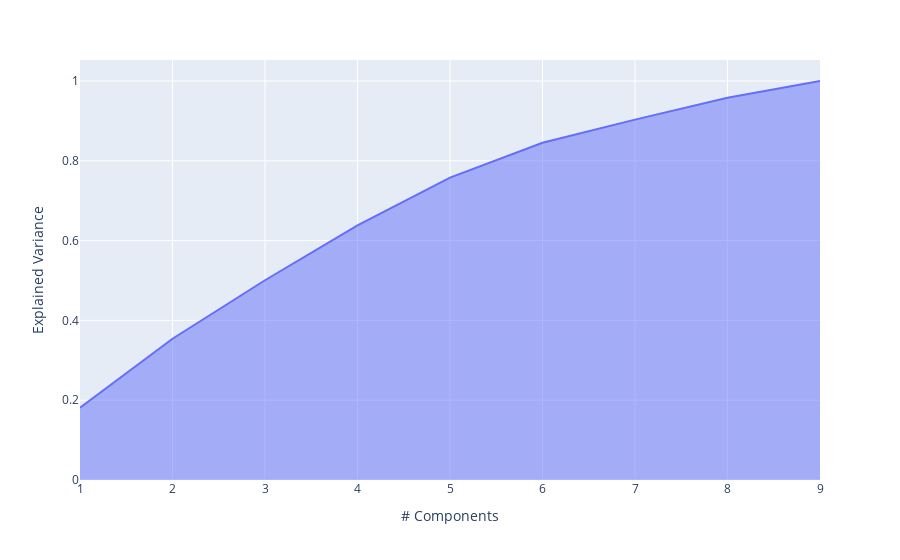

The notebook cell saved with this chart:
### Code cell
import plotly.express as px

px.area(
    x=range(1, exp_var_cumul.shape[0] + 1),
    y=exp_var_cumul,
    labels={"x": "# Components", "y": "Explained Variance"}
)

### Figure 1 — Plotly figure (JSON) as saved in the notebook; plotly's stock layout.template omitted (floating-point values rounded to 4 significant figures)
{"data": [{"fillpattern": {"shape": ""}, "hovertemplate": "# Components=%{x}<br>Explained Variance=%{y}<extra></extra>", "legendgroup": "", "line": {"color": "#636efa"}, "marker": {"symbol": "circle"}, "mode": "lines", "name": "", "orientation": "v", "showlegend": false, "stackgroup": "1", "type": "scatter", "x": [1, 2, 3, 4, 5, 6, 7, 8, 9], "xaxis": "x", "y": [0.1813, 0.354, 0.5006, 0.6379, 0.758, 0.8452, 0.9032, 0.9578, 1], "yaxis": "y"}], "layout": {"legend": {"tracegroupgap": 0}, "margin": {"t": 60}, "xaxis": {"anchor": "y", "domain": [0, 1], "title": {"text": "# Components"}}, "yaxis": {"anchor": "x", "domain": [0, 1], "title": {"text": "Explained Variance"}}}}
